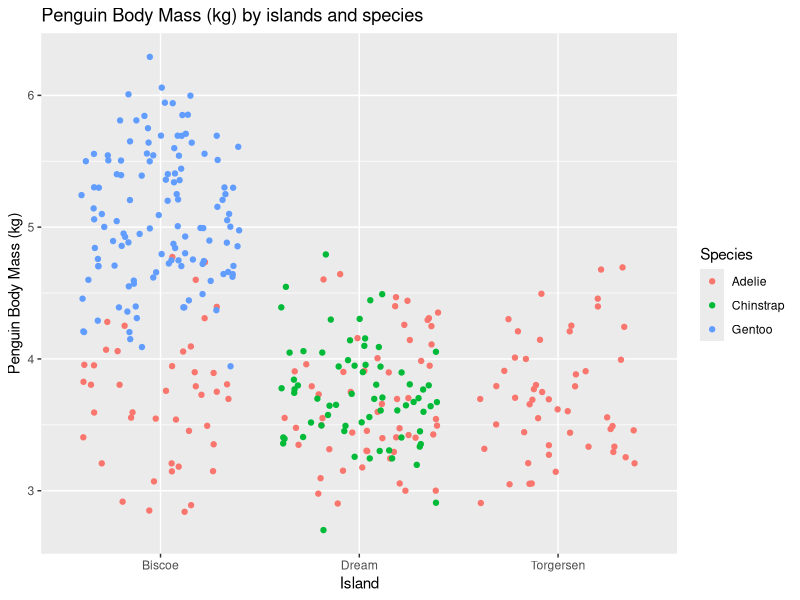

Generate this figure with R:
#Name: Carina Huang
#Date: 1/14/2026
#title: Lab 1 assignment

#load the libraries
library(tidyverse)
library(palmerpenguins)

#loading the data into a df
penguins_df <- penguins %>% 
  mutate(body_mass_kg = body_mass_g/1000)

#Question 1: Measures of location

#a.mean penguin body mass (in kg)
mass_mean <- mean(penguins_df$body_mass_g, na.rm = TRUE)/1000

#b.median penguin body mass(in kg)
mass_median <- median (penguins_df$body_mass_g, na.rm = TRUE)/1000

#c.percentile
mass_percentile <- quantile(penguins_df$body_mass_g, 
                            probs = seq(0, 1, 0.05),
                            na.rm = TRUE)/1000
view(mass_percentile)
#answer: The 5th and 95th penguin body masses(in kg) is 3.15 to 5.65

#2.a
mass_range<-range(penguins_df$body_mass_g, na.rm = TRUE)/1000

#2.b
mass_sd <- sd(penguins_df$body_mass_kg, na.rm = TRUE)

#2.c
mass_var <- var(penguins_df$body_mass_kg, y=NULL, na.rm = TRUE)


#3.a&b
fig_bodymass <- ggplot(data = penguins_df, 
                       aes(x=island, 
                       y=body_mass_kg,
                       color=species))+
  geom_jitter()+
  labs(x = "Island",
       y = "Penguin Body Mass (kg)",
       color = "Species",
       title = "Penguin Body Mass (kg) by islands and species")

print(fig_bodymass)
                       
#3.c
#For species Adelie, it is distributed across all three islands, and weight about the same in body mass (kg), 
# but you could find Chinstrap penguins mostly only on Dream Island, and Gentoo penguins only on Biscoe Island


#3.d 
#Answer: Most of the raw values of the penguin body masses distributes around 3-4kg, and there's a large number of penguins
#weighting over 4kgs, even over 5kgs. But the reason why the mean is around 4.202 is because most of the Gentoo penguins weight
#above 4kg, so that could bring the value of mean body mass higher. 
